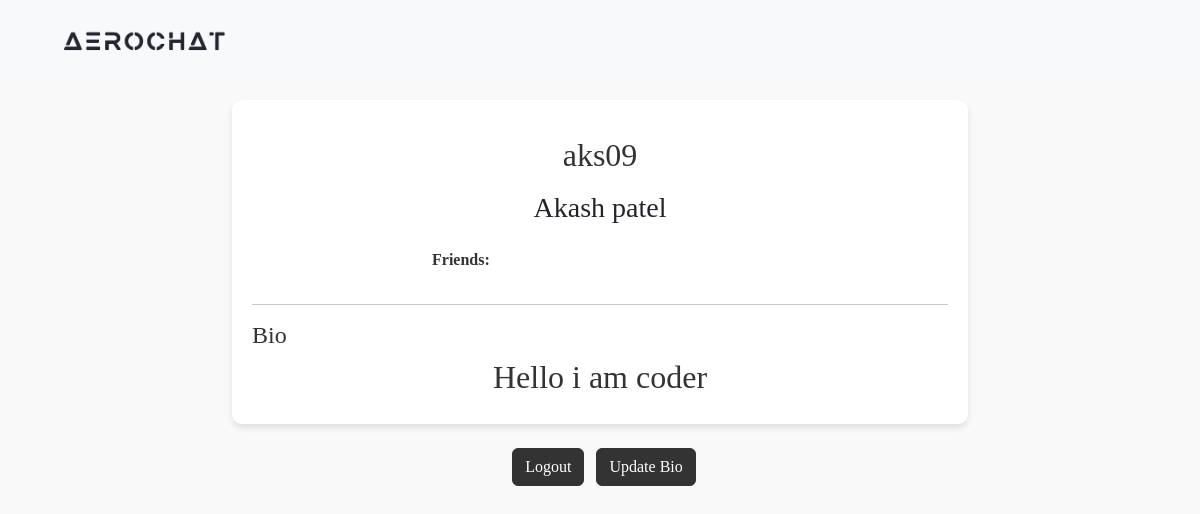
The page /profile/aks09/ (signed in) on the database its author committed.
### AeroApp/models.py (models this page shows)
class User(AbstractUser):
    full_name = models.CharField(max_length=50)
    otp = models.CharField(max_length=10, blank=True, null=True)
    Bio = models.CharField(max_length=300, null=True)

### AeroApp/views.py (the view)
# urls.py: path('profile/<str:username>/', views.UserProfile, name='profile'),
@login_required
def UserProfile(request, username):
    user = get_object_or_404(User, username=username)
    bio = request.user.Bio if request.user.Bio else ''
    return render(request, 'userprofile.html', {'user':user,'bio': bio})

### AeroApp/templates/userprofile.html (shortened to what this page needs)
<!DOCTYPE html>
<html lang="en">
{% load static %}
<head>
  <link href="https://cdn.jsdelivr.net/npm/bootstrap@5.3.0-alpha1/dist/css/bootstrap.min.css" rel="stylesheet">
  <link href="https://cdnjs.cloudflare.com/ajax/libs/font-awesome/6.0.0-beta3/css/all.min.css" rel="stylesheet">
</head>
<body>
  <nav class="navbar navbar-expand-lg navbar-light">
    <div class="container">
        <a class="navbar-brand" href="{% url 'home' %}">
            <img src="{% static 'logo.png' %}" alt="logo of AeroChat" class="logo-img">
        </a>
    </div>
  </nav>
  <div class="container">
    <div class="row justify-content-center">
      <div class="col-md-8">
        <div class="profile-container">
          <div class="text-center mb-4">
            <h2 class="mt-3">{{ user.username }}</h2>
            <h3 class="mt-3">{{ user.full_name }}</h3>
          </div>
          <div class="row justify-content-center">
            <div class="col-md-6">
              <p><strong>Friends:</strong> </p>
          </div>
          </div>
          <hr>
          <div class="row">
            <div class="col-md-12">
              <div class="d-flex justify-content-between align-items-center">
                <h4>Bio</h4>
              </div>
              <div class="bio-container">
                {% if bio %}
                  <h2>{{ bio }}</h2>
                {% endif %}
              </div>
            </div>
          </div>
        </div>
      </div>
    </div>
    <div class="row justify-content-center mt-4">
      <div class="col-md-8">
        <div class="text-center">
          <a class="btn btn-dark mx-2" href="{% url 'logout' %}">Logout</a>
              {% if user.Bio is None %}
                  <a class="btn btn-dark" href="{% url 'bio' %}">Add Bio</a>
              {% else %}
                  <a class="btn btn-dark" href="{% url 'bio' %}">Update Bio</a>
              {% endif %}
        </div>
      </div>
    </div>
  </div>
</body>
</html>

### AeroApp/templates/userprofile.html (style rules this page uses)
body { font-family: "Ubuntu"; background-color: #f9f9f9; }
.profile-container { background-color: #fff; border-radius: 10px; padding: 20px; margin-top: 20px; box-shadow: 0 4px 6px rgba(0, 0, 0, 0.1); }
h2, h4, p { color: #333; }
.btn-dark { background-color: #333; border-color: #333; }
.bio-container { text-align: center; }
.navbar { background-color: #f8f9fa; padding: 5px 15px; margin: 0px; }
.navbar-brand { font-size: 20px; color: #212529; }
.logo-img { width: 100%; max-width: 200px; }

### rows shown on the page
User: username "aks09", full_name "Akash patel"
User: Bio "Hello i am coder"
